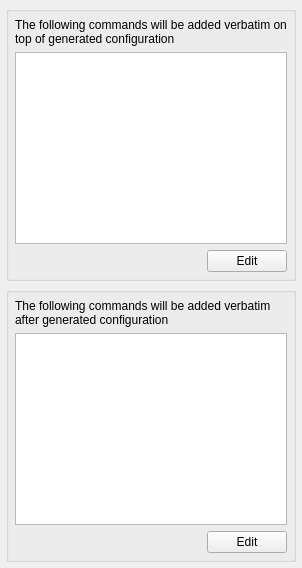
     <widget class="QWidget" name="tab2">
      <attribute name="title">
       <string>Prolog/Epilog</string>
      </attribute>
      <layout class="QGridLayout">
       <property name="margin" stdset="0">
        <number>6</number>
       </property>
       <item row="1" column="0">
        <widget class="QGroupBox" name="frame147">
         <property name="title">
          <string/>
         </property>
         <layout class="QGridLayout">
          <property name="margin" stdset="0">
           <number>6</number>
          </property>
          <item row="2" column="1">
           <widget class="QPushButton" name="edit_epilog_button">
            <property name="text">
             <string>Edit</string>
            </property>
           </widget>
          </item>
          <item row="2" column="0">
           <spacer>
            <property name="orientation">
             <enum>Qt::Orientation::Horizontal</enum>
            </property>
            <property name="sizeType">
             <enum>QSizePolicy::Policy::Expanding</enum>
            </property>
            <property name="sizeHint" stdset="0">
             <size>
              <width>40</width>
              <height>20</height>
             </size>
            </property>
           </spacer>
          </item>
          <item row="1" column="0" colspan="2">
           <widget class="QTextEdit" name="epilog_script"/>
          </item>
          <item row="0" column="0" colspan="2">
           <widget class="QLabel" name="textLabel2_2_2">
            <property name="text">
             <string>The following commands will be added verbatim after generated configuration</string>
            </property>
            <property name="alignment">
             <set>Qt::AlignmentFlag::AlignVCenter</set>
            </property>
            <property name="wordWrap">
             <bool>true</bool>
            </property>
           </widget>
          </item>
         </layout>
        </widget>
       </item>
       <item row="0" column="0">
        <widget class="QGroupBox" name="frame146">
         <property name="title">
          <string/>
         </property>
         <layout class="QGridLayout">
          <property name="margin" stdset="0">
           <number>6</number>
          </property>
          <item row="0" column="0" colspan="2">
           <widget class="QLabel" name="textLabel2_2">
            <property name="text">
             <string>The following commands will be added verbatim on top of generated configuration</string>
            </property>
            <property name="alignment">
             <set>Qt::AlignmentFlag::AlignVCenter</set>
            </property>
            <property name="wordWrap">
             <bool>true</bool>
            </property>
           </widget>
          </item>
          <item row="1" column="0" colspan="2">
           <widget class="QTextEdit" name="prolog_script"/>
          </item>
          <item row="2" column="1">
           <widget class="QPushButton" name="edit_prolog_button">
            <property name="text">
             <string>Edit</string>
            </property>
           </widget>
          </item>
          <item row="2" column="0">
           <spacer name="horizontalSpacer">
            <property name="orientation">
             <enum>Qt::Orientation::Horizontal</enum>
            </property>
            <property name="sizeHint" stdset="0">
             <size>
              <width>40</width>
              <height>20</height>
             </size>
            </property>
           </spacer>
          </item>
         </layout>
        </widget>
       </item>
      </layout>
     </widget>
